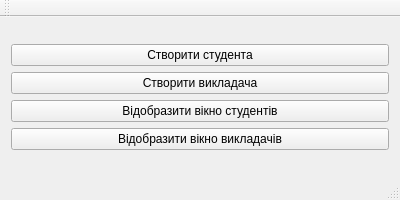
<?xml version="1.0" encoding="UTF-8"?>
<ui version="4.0">
 <class>MainWindow</class>
 <widget class="QMainWindow" name="MainWindow">
  <property name="geometry">
   <rect>
    <x>0</x>
    <y>0</y>
    <width>400</width>
    <height>200</height>
   </rect>
  </property>
  <property name="windowTitle">
   <string>MainWindow</string>
  </property>
  <widget class="QWidget" name="centralWidget">
   <layout class="QGridLayout" name="gridLayout">
    <item row="0" column="0">
     <layout class="QVBoxLayout" name="verticalLayout">
      <item>
       <widget class="QPushButton" name="pb_createStudent">
        <property name="text">
         <string>Створити cтудента</string>
        </property>
       </widget>
      </item>
      <item>
       <widget class="QPushButton" name="pb_createTeacher">
        <property name="text">
         <string>Створити викладача</string>
        </property>
       </widget>
      </item>
      <item>
       <widget class="QPushButton" name="pb_showStudentWindow">
        <property name="text">
         <string>Відобразити вікно студентів</string>
        </property>
       </widget>
      </item>
      <item>
       <widget class="QPushButton" name="pb_showTeacherWindow">
        <property name="text">
         <string>Відобразити вікно викладачів</string>
        </property>
       </widget>
      </item>
     </layout>
    </item>
   </layout>
  </widget>
  <widget class="QMenuBar" name="menuBar">
   <property name="geometry">
    <rect>
     <x>0</x>
     <y>0</y>
     <width>400</width>
     <height>21</height>
    </rect>
   </property>
  </widget>
  <widget class="QToolBar" name="mainToolBar">
   <attribute name="toolBarArea">
    <enum>TopToolBarArea</enum>
   </attribute>
   <attribute name="toolBarBreak">
    <bool>false</bool>
   </attribute>
  </widget>
  <widget class="QStatusBar" name="statusBar"/>
 </widget>
 <layoutdefault spacing="6" margin="11"/>
 <resources/>
 <connections/>
</ui>
